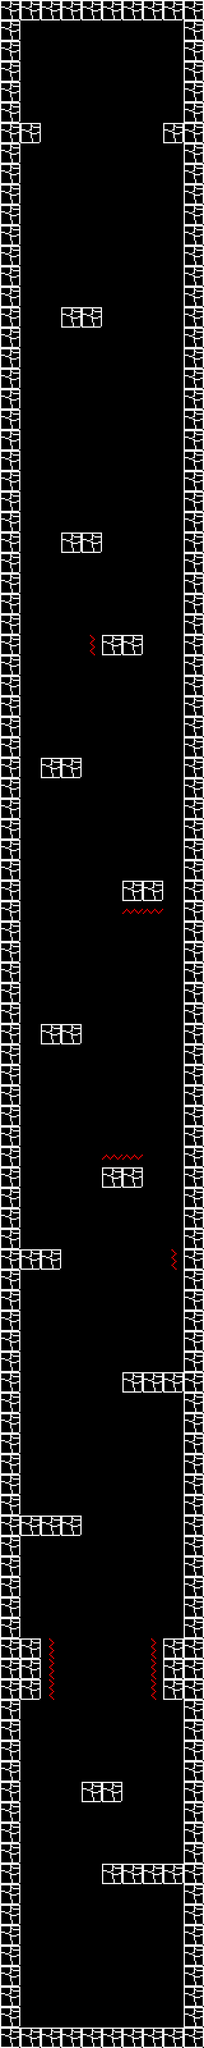

A 2D game scene composited from a Tiled map and its tileset images. What follows is a short description and the map's XML, with each tile layer's data collapsed to a summary:
An orthogonal 10x100 tile map with 64x64 px tiles, 2 tile layers (ground, action) and 9 objects (2x ika, 2x cloud, brain).

<map version="1.2" tiledversion="1.2.3" orientation="orthogonal" renderorder="right-down" width="10" height="100" tilewidth="64" tileheight="64" infinite="0" nextlayerid="17" nextobjectid="39">
 <tileset firstgid="1" name="tileset" tilewidth="64" tileheight="64" tilecount="36" columns="12">
  <image source="tileset.png" width="768" height="192" />
  <tile id="3">
   <properties>
    <property name="damage" type="int" value="20" />
   </properties>
  </tile>
 </tileset>
 <layer id="15" name="ground" width="10" height="100">
  <data>[1000 cells, 251 non-empty, 1 distinct tile ids]</data>
 </layer>
 <layer id="16" name="action" width="10" height="100">
  <data>[1000 cells, 13 non-empty, 3 distinct tile ids]</data>
 </layer>
 <objectgroup id="10" name="enemies">
  <properties>
   <property name="name" value="brain" />
  </properties>
  <object id="25" name="brain" gid="15" x="284" y="399" width="64" height="64" />
  <object id="30" gid="27" x="421" y="504" width="64" height="64" />
  <object id="32" name="ika" gid="13" x="380" y="6056" width="64" height="64" />
  <object id="33" name="cloud" gid="17" x="84" y="1340" width="64" height="64" />
  <object id="34" name="ika" gid="14" x="386" y="2436" width="64" height="64" />
  <object id="35" gid="14" x="196" y="4352" width="64" height="64" />
  <object id="38" name="cloud" gid="17" x="502" y="3260" width="64" height="64" />
 </objectgroup>
 <objectgroup id="14" name="items">
  <object id="36" gid="26" x="322" y="1024" width="64" height="64" />
  <object id="37" gid="26" x="386" y="1964" width="64" height="64" />
 </objectgroup>
</map>
